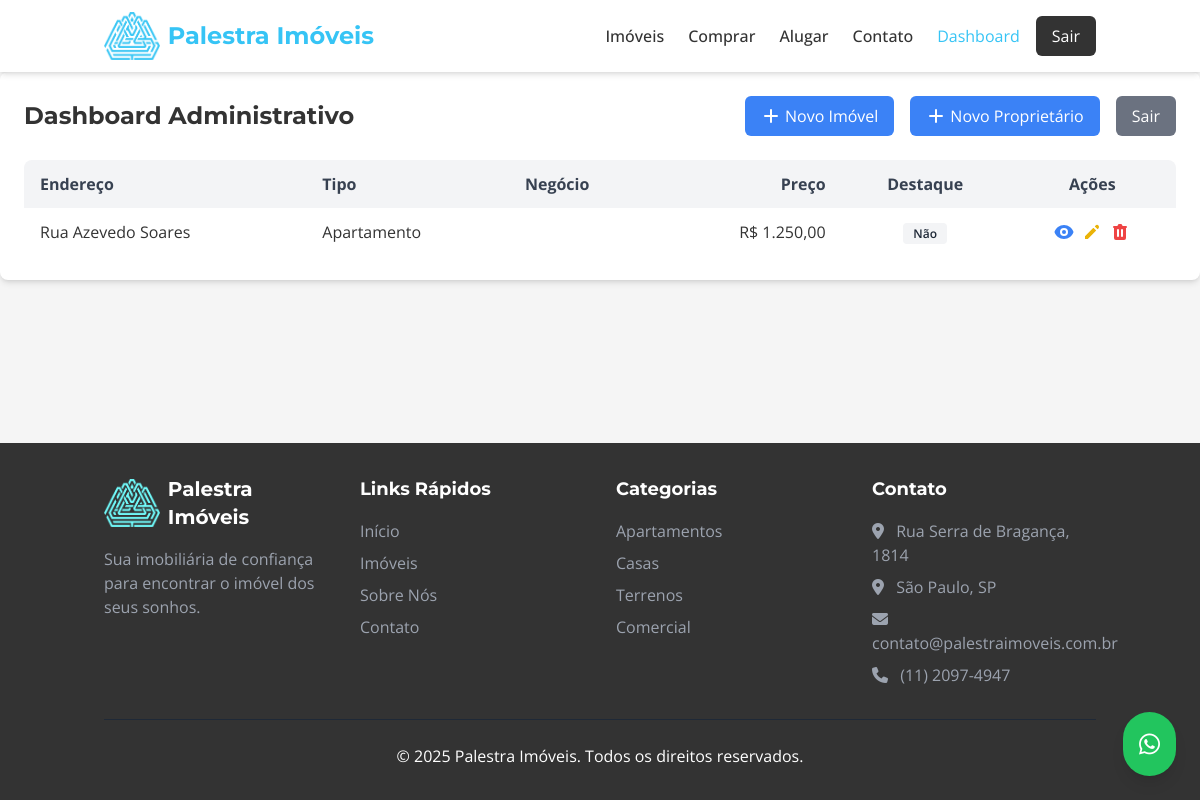
Before: /dashboard/ (signed in) with the older database file.
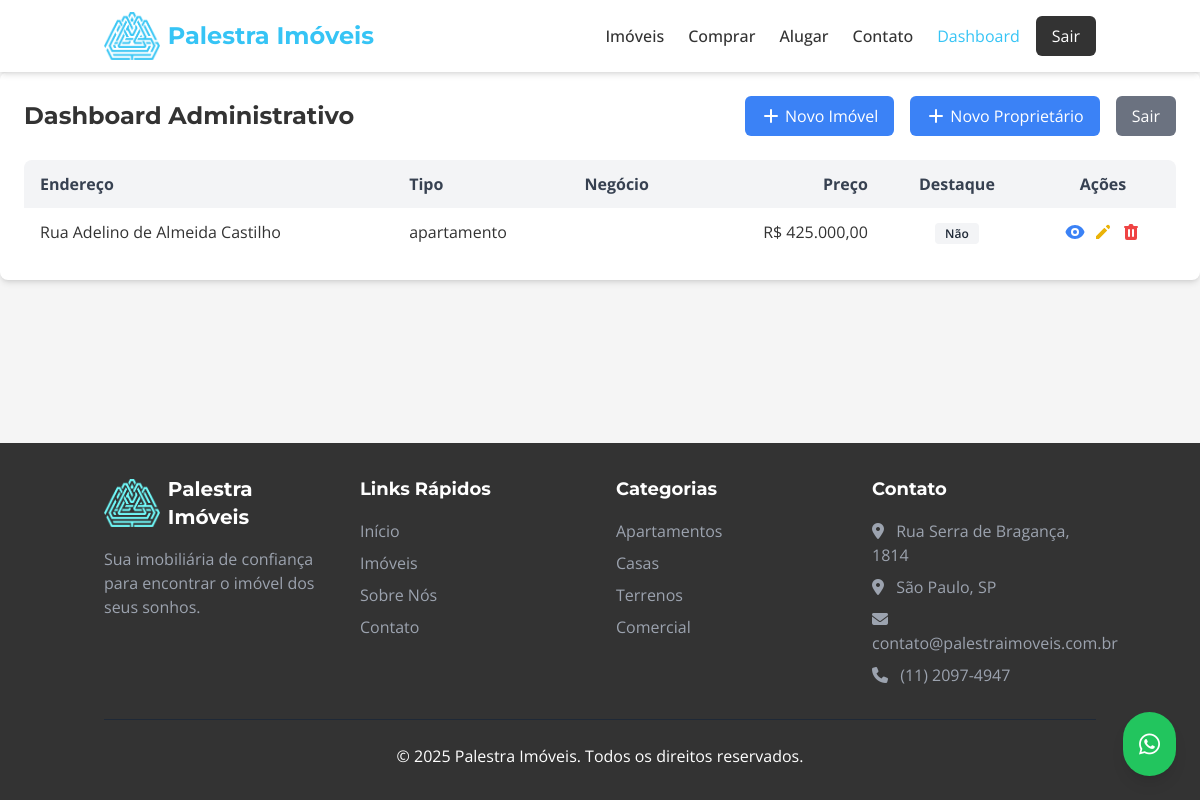
After: the same page with the newer database file.
### Imob/models.py (models this page shows, shortened)
class Imovel(models.Model):
    class TipoImovel(models.TextChoices):
        CASA = 'CASA', 'Casa'
        APARTAMENTO = 'APARTAMENTO', 'Apartamento'
        TERRENO = 'TERRENO', 'Terreno'
        SALA_COMERCIAL = 'SALA COMERCIAL', 'Sala Comercial'
        GALPAO = 'GALPÃO', 'Galpão'
        OUTRO = 'OUTRO', 'Outro'
    class Finalidade(models.TextChoices):
        VENDA = 'venda', 'Venda'
        ALUGUEL = 'aluguel', 'Aluguel'
        AMBOS = 'ambos', 'Venda e Aluguel'
    titulo = models.CharField(max_length=200, default='', help_text='Título para exibição do imóvel')
    tipo = models.CharField(
        max_length=20,
        choices=TipoImovel.choices,
        default=TipoImovel.CASA,
        verbose_name='Tipo do Imóvel'
    )
    slug = models.SlugField(max_length=255, unique=True, blank=True)
    descricao = models.TextField(
        blank=True,
        verbose_name='Descrição',
        help_text='Informações complementares sobre o imóvel'
    )
    proprietario = models.ForeignKey(
        Proprietario,
        on_delete=models.SET_NULL,
        null=True,
        blank=True,
        related_name='imoveis'
    )
    endereco = models.CharField(max_length=255, verbose_name='Endereço')
    numero = models.CharField(max_length=10, blank=True, verbose_name='Número')
    complemento = models.CharField(max_length=100, blank=True)
    bairro = models.CharField(max_length=100)
    cidade = models.CharField(max_length=100)
    estado = models.CharField(max_length=2)
    cep = models.CharField(max_length=10, blank=True)
    latitude = models.DecimalField(max_digits=9, decimal_places=6, null=True, blank=True)
    longitude = models.DecimalField(max_digits=9, decimal_places=6, null=True, blank=True)
    finalidade = models.CharField(max_length=10, choices=Finalidade.choices)
    quartos = models.PositiveIntegerField(default=0)
    suites = models.PositiveIntegerField(default=0)
    banheiros = models.PositiveIntegerField(default=0)
    vagas_garagem = models.PositiveIntegerField(default=0, verbose_name='Vagas na garagem')
    area_total = models.DecimalField(max_digits=8, decimal_places=2, null=True, blank=True, verbose_name='Área total (m²)')
    area_privativa = models.DecimalField(max_digits=8, decimal_places=2, null=True, blank=True, verbose_name='Área privativa (m²)')
    andar = models.PositiveIntegerField(null=True, blank=True, help_text='Preencher se for apartamento ou sala')
    mobiliado = models.BooleanField(default=False)
    aceita_pets = models.BooleanField(default=False)
    ativo = models.BooleanField(default=True)
    destaque = models.BooleanField(default=False)
    data_cadastro = models.DateTimeField(auto_now_add=True)
    data_atualizacao = models.DateTimeField(auto_now=True)
    preco = models.DecimalField(
        max_digits=12,
        decimal_places=2,
        null=True,
        blank=True,
        help_text='Preço de venda'
    )
    aluguel = models.DecimalField(
        max_digits=10,
        decimal_places=2,
        null=True,
        blank=True,
        help_text='Valor do aluguel mensal'
    )
    condominio = models.DecimalField(max_digits=10, decimal_places=2, null=True, blank=True)
    iptu = models.DecimalField(max_digits=10, decimal_places=2, null=True, blank=True)
    class Meta:
        verbose_name = 'Imóvel'
        verbose_name_plural = 'Imóveis'
        ordering = ['-destaque', '-data_cadastro']
    def formatar_valor(self, valor):
        if valor is None or valor == 0:
            return "Não informado"
        valor_str = f"{valor:,.2f}"
        valor_str = valor_str.replace(".", "X")
        valor_str = valor_str.replace(",", ".")
        valor_str = valor_str.replace("X", ",")
        return f"R$ {valor_str}"
    def preco_formatado(self):
        return self.formatar_valor(self.preco)

### Imob/views.py (the view)
# urls.py: path('dashboard/', views.dashboard, name='dashboard'),
@login_required
def dashboard(request):
    imoveis = Imovel.objects.all().order_by('-data_cadastro')
    return render(request, 'imoveis/dashboard.html', {'imoveis': imoveis})

### Imob/templates/imoveis/dashboard.html (shortened to what the changed rows need)
{% extends 'base.html' %}
{% load static %}
{% block content %}
<div class="bg-white shadow-md rounded-lg p-6 mb-6">
    <div class="flex justify-between items-center mb-6">
        <h1 class="text-2xl font-bold">Dashboard Administrativo</h1>
    </div>
    <div class="overflow-x-auto">
        <table class="min-w-full bg-white rounded-lg overflow-hidden">
            <thead class="bg-gray-100 text-gray-700">
                <tr>
                    <th class="py-3 px-4 text-left">Endereço</th>
                    <th class="py-3 px-4 text-left">Tipo</th>
                    <th class="py-3 px-4 text-left">Negócio</th>
                    <th class="py-3 px-4 text-right">Preço</th>
                    <th class="py-3 px-4 text-center">Destaque</th>
                    <th class="py-3 px-4 text-center">Ações</th>
                </tr>
            </thead>
            <tbody class="divide-y divide-gray-200">
                {% for imovel in imoveis %}
                <tr class="hover:bg-gray-50">
                    <td class="py-3 px-4">{{ imovel.endereco }}</td>
                    <td class="py-3 px-4">{{ imovel.get_tipo_display }}</td>
                    <td class="py-3 px-4">{{ imovel.get_finalidade_display }}</td>
                    <td class="py-3 px-4 text-right"> {{ imovel.preco_formatado }}</td>
                    <td class="py-3 px-4 text-center">
                        {% if imovel.destaque %}
                        <span class="bg-green-100 text-green-800 text-xs font-semibold px-2.5 py-0.5 rounded">Sim</span>
                        {% else %}
                        <span class="bg-gray-100 text-gray-800 text-xs font-semibold px-2.5 py-0.5 rounded">Não</span>
                        {% endif %}
                    </td>
                    <td class="py-3 px-4 text-center">
                        <div class="flex justify-center space-x-2">
                            <a href="{% url 'detalhes_imovel' imovel_id=imovel.id %}" class="text-blue-500 hover:text-blue-700" title="Visualizar">
                            </a>
                            <a href="{% url 'editar_imovel' imovel_id=imovel.id %}" class="text-yellow-500 hover:text-yellow-700" title="Editar">
                                <svg xmlns="http://www.w3.org/2000/svg" class="h-5 w-5" viewBox="0 0 20 20" fill="currentColor">
                                    <path d="M13.586 3.586a2 2 0 112.828 2.828l-.793.793-2.828-2.828.793-.793zM11.379 5.793L3 14.172V17h2.828l8.38-8.379-2.83-2.828z" />
                                </svg>
                            </a>
                            <a href="{% url 'excluir_imovel' imovel_id=imovel.id %}" class="text-red-500 hover:text-red-700" title="Excluir">
                            </a>
                        </div>
                    </td>
                </tr>
                {% empty %}
                <tr>
                    <td colspan="6" class="py-4 text-center text-gray-500">Nenhum imóvel cadastrado.</td>
                </tr>
                {% endfor %}
            </tbody>
        </table>
    </div>
</div>
{% endblock %}

Changed rows visible on the page:
removed Imovel: endereco "Rua Azevedo Soares", tipo "Apartamento", preco_formatado "R$ 1.250,00", destaque "Não"
added Imovel: endereco "Rua Adelino de Almeida Castilho", tipo "apartamento", preco_formatado "R$ 425.000,00", destaque "Não"
